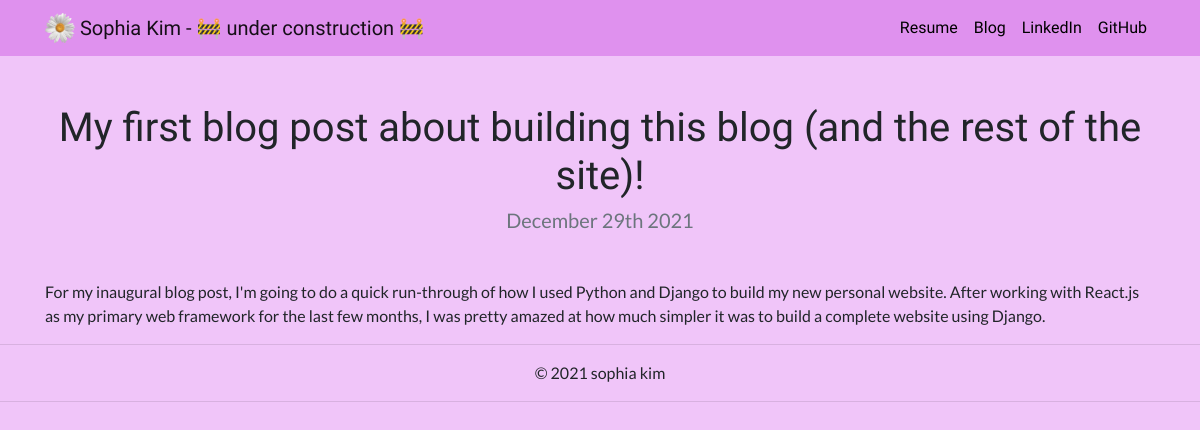
The page /blog/1/ on the database as committed earlier.
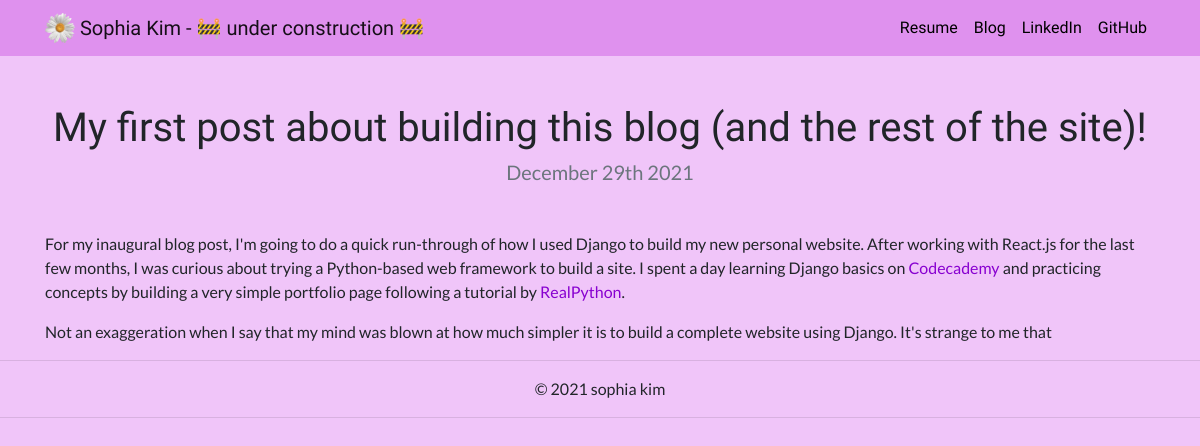
The same page on the database as committed later.
### blog/models.py (models this page shows, shortened)
class Post(models.Model):
  title = models.CharField(max_length=100)
  date = models.DateField()
  text = models.TextField()
  url = models.URLField(blank=True)

### blog/views.py (the view)
# urls.py: path('<int:blog_id>/', views.detail, name='detail'),
def detail(request, blog_id):
  post = get_object_or_404(Post, pk=blog_id)
  return render(request, 'blog/detail.html', {'post': post})

### blog/templates/blog/detail.html
{% extends 'projects/base.html' %}
{% block content %}
<h1 class="text-center mt-5" id="section-heading">{{ post.title }}</h1>
<h5 class="text-center text-muted mb-5">{{ post.date|date:'F jS Y' }}</h5>
<div class="text-left">
  {{ post.text|safe }}
</div>
{% endblock %}

Rows that differ between the two databases and show on the page:
changed Post: title "My first blog post about building this blog (and the rest of the site)!" → "My first post about building this blog (and the rest of the site)!"; text "…of how I used Python and Django to build my new personal website. After working with React.js as my primary web framework for the last few months, I was pretty amazed at how much simpler it was to build a complete website using Django." → "…of how I used Django to build my new personal website. After working with React.js for the last few months, I was curious about trying a Python-based web framework to build a site. I spent a day learning Django basics on Codecademy and practicing concepts by building a very simple portfolio page following a tutorial by RealPython . Not an exaggeration when I say that my mind was blown at how much simpler it is to build a complete website using Django. It's strange to me that"
